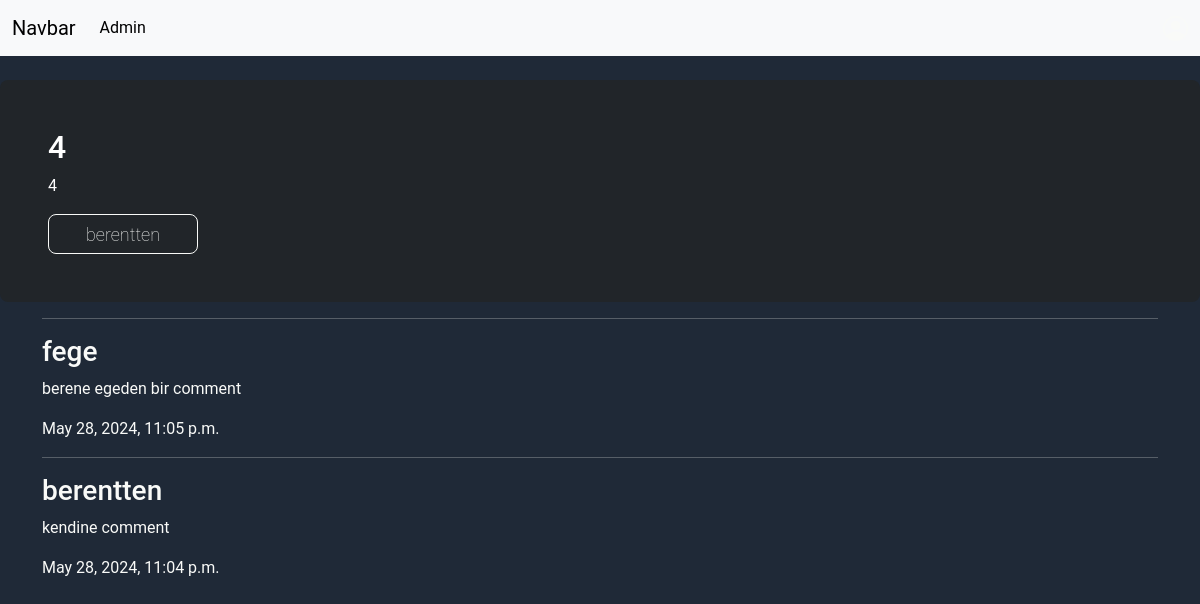
The page /details/27 on the database its author committed.
### blog/models.py (models this page shows, shortened)
class Post(models.Model):
    author = models.ForeignKey("auth.User",on_delete = models.CASCADE)
    title = models.CharField(max_length=40)
    content = models.TextField()
    create_date = models.DateTimeField(default = timezone.now)
    published_date = models.DateTimeField(blank=True,null=True)

class Comment(models.Model):
    post=models.ForeignKey(Post,on_delete=models.CASCADE,related_name='comments')
    comment_author=models.ForeignKey("auth.User",on_delete=models.CASCADE)
    comment_content=models.TextField(max_length=100)
    comment_date=models.DateTimeField(auto_now_add=True)

### blog/views.py (the view)
# urls.py: path('details/<int:pk>',views.BlogDetailView,name='detail'),
def BlogDetailView(request,pk):
    if request.method=='POST':
        if request.user.is_authenticated:
            commentForm=CommentCreateForm(request.POST)
            post=models.Post.objects.get(pk=pk)
            if commentForm.is_valid():
                comment=commentForm.save(commit=False)
                comment.comment_author=request.user
                comment.post=post
                comment.save()
                return HttpResponseRedirect(request.path_info)
            else:
                return HttpResponse('Form is not valid !')
        else:
            return HttpResponse('You must log in if you want to post a comment.')
    else:
        post=models.Post.objects.get(pk=pk)
        comments=post.comments.all().order_by('-comment_date')
        commentForm=CommentCreateForm()
        return render(request,'blog/blog_details.html',context={'post':post,'comments':comments,'form':commentForm})

### templates/blog/blog_details.html (shortened to what this page needs)
{% extends "base.html" %}
{% block bodyBlock %}
    <br>
      <div class="h-100 p-5 text-bg-dark rounded-3">
        <h2>{{post.title}}</h2>
        <p>{{post.content}}</p>
        <button class="btn btn-outline-light" type="button">{{post.author}}</button>
      </div>
      {% for comment in comments %}
        <div class="container">
          <hr>
          <h3>{{comment.comment_author.username}}</h3>
          <p>{{comment.comment_content}}</p>
          <p>{{comment.comment_date}}</p>
        </div>
      {% endfor %}
{% endblock bodyBlock %}

### templates/base.html (shortened to what this page needs)
<!DOCTYPE html>
{% load static %}
<html lang="en">
<head>
    <link rel="stylesheet" href="{% static 'css/bootstrap.min.css' %}">
    <link rel="stylesheet" href="{% static 'css/style.css' %}">
</head>
<body>
    <nav class="navbar navbar-expand-lg bg-body-tertiary">
        <div class="container-fluid">
            <a class="navbar-brand" href="{% url 'index'%}">Navbar</a>
            <div class="collapse navbar-collapse" id="navbarNav">
                <ul class="navbar-nav me-auto">
                    <li class="nav-item">
                    <a class="nav-link active" aria-current="page" href="{% url 'admin:index' %}">Admin</a>
                    </li>
                </ul>
                {% if user.is_authenticated %}
                <span style="margin-right:10px;" class="nav-item">
                    <a class="nav-link active" href="{% url 'logout' %}">Logout</a>
                </span>
                    <span class="nav-item">
                        <a class="nav-link active" href="{% url 'profile' %}">
                            <svg xmlns="http://www.w3.org/2000/svg" width="25" height="25" fill="currentColor" class="bi bi-person-circle" viewBox="0 0 16 16">
                            <path d="M11 6a3 3 0 1 1-6 0 3 3 0 0 1 6 0"/>
                            <path fill-rule="evenodd" d="M0 8a8 8 0 1 1 16 0A8 8 0 0 1 0 8m8-7a7 7 0 0 0-5.468 11.37C3.242 11.226 4.805 10 8 10s4.757 1.225 5.468 2.37A7 7 0 0 0 8 1"/>
                            </svg>
                        </a>
                    </span>
                {% else %}
                   <span class="nav-item">
                        <a class="nav-link active" href="{% url 'login' %}">
                        </a>
                    </span>
                {% endif %}
            </div>
        </div>
    </nav>
    {% block bodyBlock %}
    {% endblock bodyBlock %}
    <br>
</body>
</html>

### static/css/style.css (style rules this page uses)
body { background-color: #1F2937; color: #F9FAF8; }
* { padding: 0; margin: 0; text-decoration: none; list-style: none; font-family: "Roboto", sans-serif; }
a { color: inherit; }
.btn { background: none; color: #F9FAF8; width: 150px; height: 40px; font-size: 18px; font-weight: 100; border: 1px solid #F9FAF8; border-radius: 8px; }
.container { width: 100%; }

### rows shown on the page
Post: title "4", content "4", author "berentten"
Comment: comment_author.username "fege", comment_content "berene egeden bir comment", comment_date "May 28, 2024, 11:05 p.m."
Comment: comment_author.username "berentten", comment_content "kendine comment", comment_date "May 28, 2024, 11:04 p.m."
